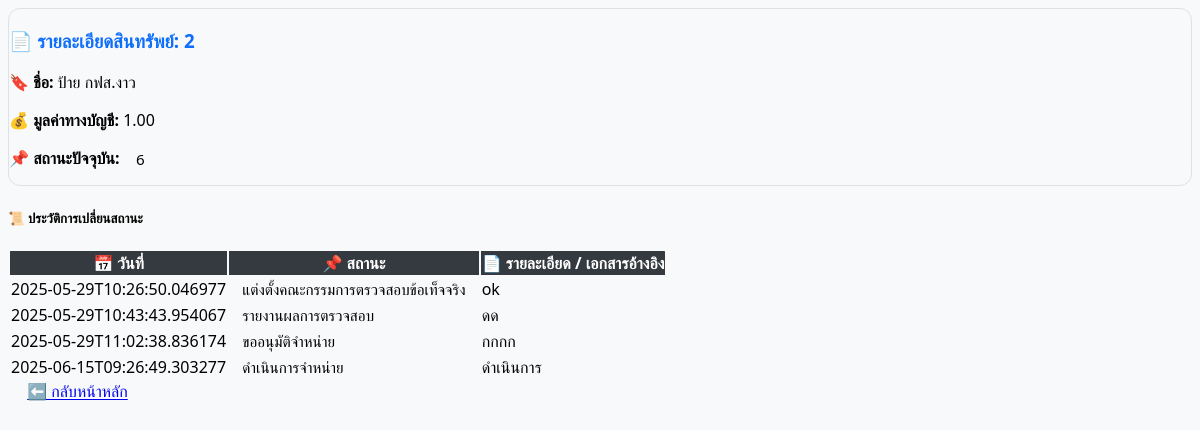
Page /asset/2 on the committed database.
### tables this page shows
CREATE TABLE "assets" (
    id INTEGER PRIMARY KEY AUTOINCREMENT,
    asset_id TEXT,
    sub_number INTEGER,
    inventory_code TEXT,
    description TEXT,
    product_code TEXT,
    capitalized_date TEXT,
    acquisition_value REAL,
    accumulated_depreciation REAL,
    book_value REAL,
    asset_status TEXT, -- เปลี่ยนจาก status → asset_status
    cost_center TEXT,
    image TEXT,
    disposal_status TEXT
);

CREATE TABLE disposal_status_log (
    id INTEGER PRIMARY KEY AUTOINCREMENT,
    asset_id TEXT,  -- FK ไปยัง assets.asset_id
    status_code TEXT,  -- เช่น 'proposal', 'approval', ...
    status_description TEXT,
    ref_document TEXT,  -- เก็บเลขที่หนังสือ/รหัสเอกสาร/ชื่อไฟล์
    changed_at TEXT DEFAULT (datetime('now')),  -- วันเวลาที่เปลี่ยน
    changed_by TEXT  -- คนที่เปลี่ยน (optional)
);

### main.py (the view)
@app.get("/asset/{id}", response_class=HTMLResponse)
def asset_detail(request: Request, id: int):
    conn = sqlite3.connect(DB_PATH)
    conn.row_factory = sqlite3.Row
    cursor = conn.cursor()
    cursor.execute("SELECT * FROM assets WHERE id = ?", (id,))
    asset = cursor.fetchone()
    cursor.execute("""
        SELECT status_code, status_description, ref_document, changed_at
        FROM disposal_status_log
        WHERE asset_id = ?
        ORDER BY changed_at
    """, (id,))
    logs =  cursor.fetchall()
    return templates.TemplateResponse("asset_detail.html", {
        "request": request,
        "asset": asset,
        "logs": logs
    })

### templates/asset_detail.html (shortened to what this page needs)
<html>
    <head>
    </head>
<div class="card shadow-sm mb-4">
  <div class="card-body">
    <h3 class="card-title mb-3">📄 รายละเอียดสินทรัพย์: <span class="text-primary">{{ asset.id }}</span></h3>
    <p><b>🔖 ชื่อ:</b> {{ asset.description }}</p>
    <p><b>💰 มูลค่าทางบัญชี:</b> {{ "{:,.2f}".format(asset.book_value or 0) }}</p>
    <p><b>📌 สถานะปัจจุบัน:</b>
      <span class="badge bg-info text-dark">{{ asset.disposal_status }}</span>
    </p>
  </div>
</div>
<h5 class="mt-4">📜 ประวัติการเปลี่ยนสถานะ</h5>
<table class="table table-hover table-bordered shadow-sm">
  <thead class="table-dark">
    <tr>
      <th>📅 วันที่</th>
      <th>📌 สถานะ</th>
      <th>📄 รายละเอียด / เอกสารอ้างอิง</th>
    </tr>
  </thead>
  <tbody>
    {% for log in logs %}
    <tr>
      <td>{{ log["changed_at"] }}</td>
      <td><span class="badge bg-primary">{{ log["status_description"] }}</span></td>
      <td>{{ log["ref_document"] }}</td>
    </tr>
    {% else %}
    <tr>
      <td colspan="3" class="text-center text-muted">ไม่มีประวัติการเปลี่ยนสถานะ</td>
    </tr>
    {% endfor %}
  </tbody>
</table>
<a href="/assets?disposal_status={{ request.query_params.get('disposal_status') }}&cost_center={{request.query_params.get('cost_center')}}'" class="btn btn-outline-secondary mt-4">⬅️ กลับหน้าหลัก</a>
</html>

### templates/asset_detail.html (style rules this page uses)
.card-title { font-weight: 600; color: #0d6efd; }
.card { border-radius: 0.75rem; border: 1px solid #dee2e6; }
table.table { border-radius: 0.5rem; overflow: hidden; }
table thead th { background-color: #343a40; color: white; text-align: center; vertical-align: middle; }
table tbody td { vertical-align: middle; }
.badge { font-size: 0.95rem; padding: 0.5em 0.8em; }
.btn-outline-secondary { border-radius: 0.5rem; padding: 0.4em 1.2em; }

### rows in the picture
assets: id "2", description "ป้าย กฟส.งาว", book_value "1.00", disposal_status "6"
disposal_status_log: changed_at "2025-05-29T10:26:50.046977", status_description "แต่งตั้งคณะกรรมการตรวจสอบข้อเท็จจริง", ref_document "ok"
disposal_status_log: changed_at "2025-05-29T10:43:43.954067", status_description "รายงานผลการตรวจสอบ", ref_document "ดด"
disposal_status_log: changed_at "2025-05-29T11:02:38.836174", status_description "ขออนุมัติจำหน่าย", ref_document "กกกก"
disposal_status_log: changed_at "2025-06-15T09:26:49.303277", status_description "ดำเนินการจำหน่าย", ref_document "ดำเนินการ"
